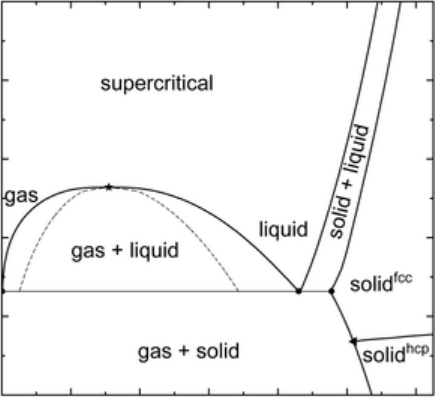
#> input picture TP2-DM_simulaciones/diagrama_fases_LJ.png, 436 x 398 px; its folder holds 5 pictures in this run
$ jupyter execute --allow-errors plot.ipynb
#> lines starting #> are read from the running program, lines starting #| are printed output that depends on the picture; pictures that were not available may be replaced by others from this repository, and a replacement may not be noted
[cell 1]
# [17 lines left out: function read_config, not called in this run]

import os

# [61 lines left out: function vtf_to_xyz, not called in this run]


import os
sims = [file for file in os.listdir("simulaciones") if "COMPLETE" in file]
sims

#> (a cell that did not finish here is left out)

#> (a cell that did not finish here is left out)

[cell 4]
points = []
for sim in sims:
    sim_path = "simulaciones/" + sim
    cfg = read_config(path=sim_path + "/config.txt")
    N = int(cfg["N"])
    L = float(cfg["L"])
    dens = N / (L**3)
    points.append((dens, float(cfg["T_target"])))
points

[cell 5]
import matplotlib.pyplot as plt

img = plt.imread('diagrama_fases_LJ.png')
#> img is the input picture: shape (398, 436, 4) float32; mean R, G, B, A 0.952, 0.952, 0.952, 1
fig, ax = plt.subplots()
ax.imshow(img, extent=[-0.003, 1.257, -0.022, 2.5], aspect="auto")

ax.axhline(1.1, label = "T = 1.1")
ax.axhline(1.4,  label = "T = 1.4")
ax.axvline(0.4,  label = "Densidad = 0.4")
ax.axvline(1,  label = "Densidad = 1")

for x, y in points:
    ax.plot(x, y, 'ro', markersize=5, markeredgecolor='black')

ax.set_xlabel(r'$\rho \sigma^3$')
ax.set_ylabel(r'$T \epsilon / k_B$')
ax.set_xlim(0, 1.25)
ax.set_ylim(0, 2)
plt.savefig('diagrama_con_puntos.png', dpi=300)
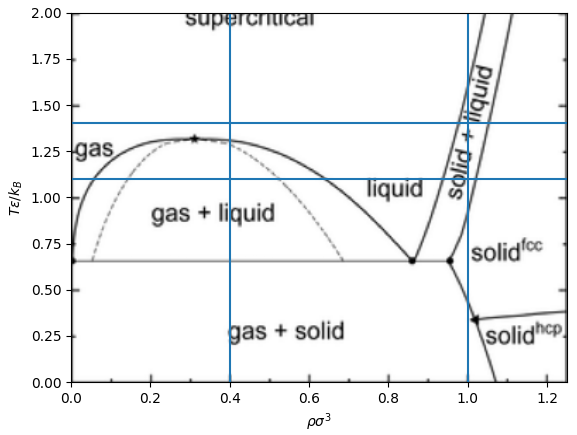
#> figure drawn by matplotlib, 1 panel
plt.show()

[cell 6]
import numpy as np
import matplotlib.pyplot as plt


mean_p_5e5 = []; sigma_p_5e5 = []; dens_5e5 = []
sims = [file for file in os.listdir("simulaciones") if "COMPLETE" in file and not "SINminE" in file and not ".png" in file and not "sim" in file and not "final" in file]
for sim in sims:
    sim_path = "simulaciones/" + sim
    if "config.txt" in os.listdir(sim_path):
        cfg = read_config(path=sim_path + "/config.txt")

        if cfg["T_target"] == 1.1:
            N = int(cfg["N"])
            L = float(cfg["L"])
            dens = N / (L**3)
            mp, sp = np.loadtxt(sim_path + "/summary.dat")
            mean_p_5e5.append(mp)
            sigma_p_5e5.append(sp)
            dens_5e5.append(dens)

#  Ordenar por densidad
def sort_by_density(dens_list, mean_list, sigma_list):
    idx = np.argsort(dens_list)
    return (np.array(dens_list)[idx],
            np.array(mean_list)[idx],
            np.array(sigma_list)[idx])

dens_5e5, mean_p_5e5, sigma_p_5e5 = sort_by_density(dens_5e5, mean_p_5e5, sigma_p_5e5)


plt.figure()
plt.errorbar(dens_5e5, mean_p_5e5, yerr=sigma_p_5e5,
             fmt='.-', capsize=3)


plt.xlabel("Densidad (N/L³)")
plt.ylabel("Presión p")
plt.grid()

plt.tight_layout()
plt.savefig("Pdens_COMP.png") # con 1e6 pasos de equilibración
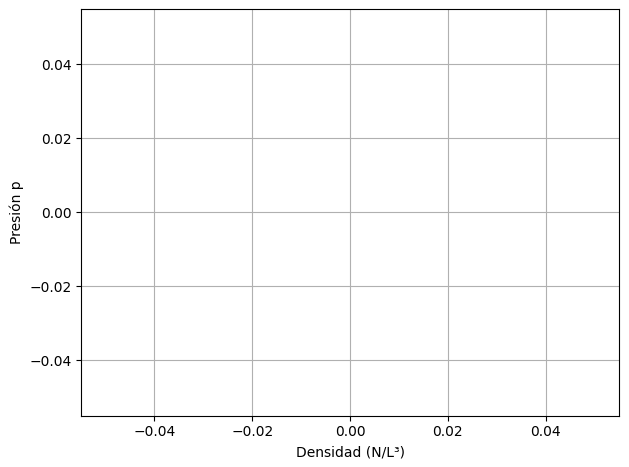
#> figure drawn by matplotlib, 1 panel

[cell 7]
import numpy as np
import matplotlib.pyplot as plt

sims = [file for file in os.listdir("simulaciones") if not "COMPLETE" in file and not "SINminE" in file and not ".png" in file and not "sim" in file and not "final" in file]
mean_p_5e5 = []; sigma_p_5e5 = []; dens_5e5 = []

for sim in sims:
    sim_path = "simulaciones/" + sim
    if "config.txt" in os.listdir(sim_path):
        cfg = read_config(path=sim_path + "/config.txt")

        if cfg["T_target"] == 1.1:
            N = int(cfg["N"])
            L = float(cfg["L"])
            dens = N / (L**3)
            mp, sp = np.loadtxt(sim_path + "/summary.dat")
            mean_p_5e5.append(mp)
            sigma_p_5e5.append(sp)
            dens_5e5.append(dens)

#  Ordenar por densidad
def sort_by_density(dens_list, mean_list, sigma_list):
    idx = np.argsort(dens_list)
    return (np.array(dens_list)[idx],
            np.array(mean_list)[idx],
            np.array(sigma_list)[idx])

dens_5e5, mean_p_5e5, sigma_p_5e5 = sort_by_density(dens_5e5, mean_p_5e5, sigma_p_5e5)


plt.figure()
plt.errorbar(dens_5e5, mean_p_5e5, yerr=sigma_p_5e5,
             fmt='.-', capsize=3)


plt.xlabel("Densidad (N/L³)")
plt.ylabel("Presión p")
plt.grid()

plt.tight_layout()
plt.savefig("P_vs_dens.png") # con del orden de 30000 pasos de equilibración

[cell 8]
sims =[file for file in os.listdir("simulaciones") if not "COMPLETE" in file and not "SINminE" in file and not ".png" in file and not "sim" in file and not "final" in file]

[cell 9]
import numpy as np
import matplotlib.pyplot as plt

T_target = []; mean_p = []; sigma_p = []
sims = [file for file in os.listdir("simulaciones") if not "COMPLETE" in file and not "SINminE" in file and not ".png" in file and not "sim" in file and not "final" in file]
for sim in sims:
    sim_path = f"simulaciones/{sim}"
    cfg = read_config(path=sim_path + "/config.txt")

    T = float(cfg["T_target"])

    mp, sp = np.loadtxt(sim_path + "/summary.dat")
    N = int(cfg["N"])
    L = float(cfg["L"])
    dens = N / (L**3)

    if abs(dens-0.4) < 1e-5:
        T_target.append(T)
        mean_p.append(mp)
        sigma_p.append(sp)

def sort_by_T(T_list, mean_list, sigma_list):
    idx = np.argsort(T_list)
    return (np.array(T_list)[idx],
            np.array(mean_list)[idx],
            np.array(sigma_list)[idx])

T_target, mean_p, sigma_p = sort_by_T(T_target, mean_p, sigma_p)

plt.figure(figsize=(7,5))
plt.errorbar(T_target, mean_p, yerr=sigma_p,
             fmt='.-', capsize=3)
plt.xlabel("Temperatura")
plt.ylabel("Presión media")
plt.grid(True)
plt.tight_layout()
plt.savefig("p_vs_T.png")
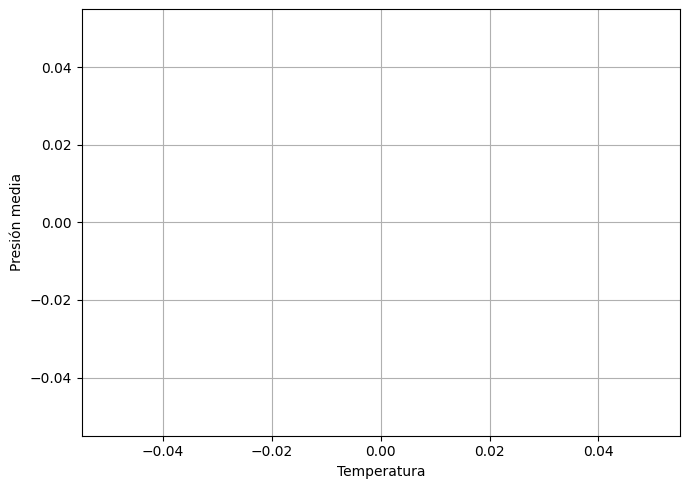
#> figure drawn by matplotlib, 1 panel

[cell 10]
import MDAnalysis as mda
from MDAnalysis.analysis import rdf
import matplotlib.pyplot as plt
import numpy as np
sims = [i for i in os.listdir("simulaciones") if i.startswith("N")]
for sim in sims:
    sim_path = f"simulaciones/{sim}"
    cfg = read_config(path=f"{sim_path}/config.txt")
    L = float(cfg["L"])
    sigma = float(cfg.get("sigma", 1.0))
    vtf_to_xyz(f"{sim_path}/traj.vtf", f"{sim_path}/traj.xyz")

    u = mda.Universe(f"{sim_path}/traj.xyz")
    u.dimensions = np.array([L, L, L, 90, 90, 90])

    sel = u.select_atoms("all")
    rdf_obj = rdf.InterRDF(sel, sel, nbins=100, range=(1e-4, L/2))
    rdf_obj.run()

    plt.plot(rdf_obj.bins / sigma, rdf_obj.rdf, label=sim)
    plt.xlabel(r"$r / \sigma$")
    plt.ylabel("g(r)")
    plt.title(f"Función de distribución radial")
    plt.grid(True)
    #plt.savefig(f"{sim_path}/g_r.png", dpi=200)
    #plt.close()

[cell 11]
import os
import numpy as np
import matplotlib.pyplot as plt
import MDAnalysis as mda
from MDAnalysis.analysis import rdf
from matplotlib import colormaps


densidades = []
for sim in sims:
    cfg = read_config(f"simulaciones/{sim}/config.txt")
    densidades.append(float(cfg["N"])/(float(cfg["L"])**3))

sims_sorted = [s for _, s in sorted(zip(densidades, sims))]
dens_sorted = sorted(densidades)

cmap = colormaps["Blues"]
colors = [cmap(0.3 + 0.7 * i / (len(sims_sorted) - 1)) for i in range(len(sims_sorted))]


plt.figure(figsize=(7, 5))
for sim, rho, color in zip(sims_sorted, dens_sorted, colors):
    sim_path = f"simulaciones/{sim}"
    cfg = read_config(f"{sim_path}/config.txt")
    if round(d,3) in [0.3, 0.8]:
        print(sim)

        L = float(cfg["L"])
        sigma = float(cfg.get("sigma", 1.0))
        if "gr.txt" not in os.listdir(sim_path):
            if "traj.xyz" not in os.listdir(sim_path):
                vtf_to_xyz(f"{sim_path}/traj.vtf", f"{sim_path}/traj.xyz")

            u = mda.Universe(f"{sim_path}/traj.xyz")
            u.dimensions = np.array([L, L, L, 90, 90, 90])

            sel = u.select_atoms("all")
            rdf_obj = rdf.InterRDF(sel, sel, nbins=100, range=(1e-4, L/2))
            rdf_obj.run()

            np.savetxt(f"{sim_path}/gr.txt",
                    np.column_stack((rdf_obj.results.bins / sigma, rdf_obj.rdf)),
                    header="r/sigma   g(r)", fmt="%.6f")
            r = rdf_obj.bins / sigma
            g = rdf_obj.results.rdf
        else:
            r, g = np.loadtxt(f"{sim_path}/gr.txt").T


        plt.plot(r, g, label=f"ρ={rho}", color=color)

plt.xlabel(r"$r / \sigma$")
plt.ylabel("g(r)")
plt.title("Función de distribución radial")
plt.legend()
plt.grid(True)
plt.tight_layout()
plt.savefig("gr_all.png", dpi=300)
plt.show()
